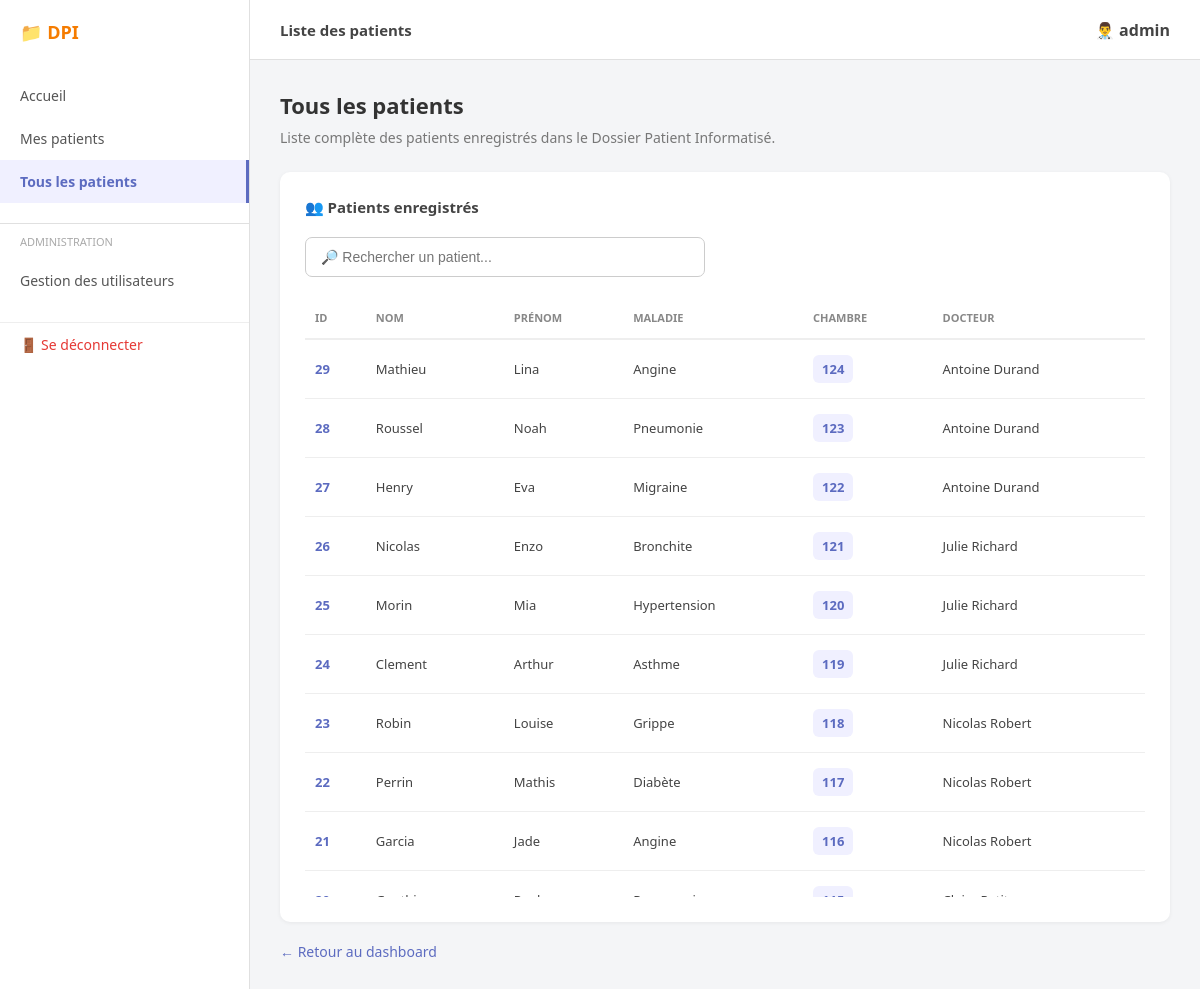
The page /site_web/DPI/patient_detail.php (signed in) on the database its author committed.
### tables this page shows
CREATE TABLE `patient` (
  `id` int(11) NOT NULL AUTO_INCREMENT,
  `nom` varchar(535) NOT NULL,
  `prenom` varchar(535) NOT NULL,
  `maladie` varchar(535) NOT NULL,
  `chambre` int(11) NOT NULL,
  `docteur_id` int(11) NOT NULL,
  PRIMARY KEY (`id`),
  KEY `fk_patient_docteur` (`docteur_id`),
  CONSTRAINT `fk_patient_docteur` FOREIGN KEY (`docteur_id`) REFERENCES `docteur` (`id`) ON DELETE CASCADE ON UPDATE CASCADE
);

CREATE TABLE `docteur` (
  `id` int(11) NOT NULL AUTO_INCREMENT,
  `nom` varchar(535) NOT NULL,
  `prenom` varchar(535) NOT NULL,
  PRIMARY KEY (`id`)
);

### site_web/DPI/patient_detail.php (the view, shortened to what this page needs)
<?php
$host = 'db';
$dbname = 'DPI';
$username = 'sven';
$password = 'sven';
try {
    $pdo = new PDO(
        "mysql:host=$host;dbname=$dbname;charset=utf8mb4",
        $username,
        $password
    );
    $pdo->setAttribute(
        PDO::ATTR_ERRMODE,
        PDO::ERRMODE_EXCEPTION
    );
} catch (PDOException $e) {
    die("Erreur de connexion : " . $e->getMessage());
}
$username_connecte = $_SESSION['username'];
$stmt_docteur = $pdo->prepare("
    SELECT id, nom, prenom
    FROM docteur
    WHERE nom = :nom
    LIMIT 1
");
$stmt_docteur->execute([
    ':nom' => $username_connecte
]);
$docteur = $stmt_docteur->fetch(PDO::FETCH_ASSOC);
$stmt_patients = $pdo->query("
    SELECT
        patient.id,
        patient.nom,
        patient.prenom,
        patient.maladie,
        patient.chambre,
        docteur.nom AS docteur_nom,
        docteur.prenom AS docteur_prenom
    FROM patient
    LEFT JOIN docteur
        ON patient.docteur_id = docteur.id
    ORDER BY patient.id DESC
");
$patients = $stmt_patients->fetchAll(PDO::FETCH_ASSOC);
?>
<!DOCTYPE html>
<html lang="fr">
<head>
</head>
<body>
<div class="sidebar">
    <div class="sidebar-logo">
        📁 DPI
    </div>
    <a
        href="dashboard.php"
        class="menu-item"
    >
        Accueil
    </a>
    <a
        href="patients.php"
        class="menu-item"
    >
        Mes patients
    </a>
    <a
        href="patient_detail.php"
        class="menu-item active"
    >
        Tous les patients
    </a>
    <div class="menu-section">
        <span style="padding-left: 20px;">
            ADMINISTRATION
        </span>
        <a
            href="utilisateurs.php"
            class="menu-item"
            style="margin-top: 10px;"
        >
            Gestion des utilisateurs
        </a>
        <a
            href="logout.php"
            class="menu-item logout"
        >
            🚪 Se déconnecter
        </a>
    </div>
</div>
<div class="main-content">
    <div class="topbar">
        <div class="page-title">
            Liste des patients
        </div>
        <div class="user-profile">
            👨‍⚕️
            <?php
            if ($docteur) {
                echo htmlspecialchars(
                    $docteur['prenom']
                    . ' '
                    . $docteur['nom']
                );
            } else {
                echo htmlspecialchars(
                    $username_connecte
                );
            }
            ?>
        </div>
    </div>
    <div class="content-wrapper">
        <h1>
            Tous les patients
        </h1>
        <div class="subtitle">
            Liste complète des patients enregistrés dans le Dossier Patient Informatisé.
        </div>
        <div class="card">
            <div class="card-title">
                👥 Patients enregistrés
            </div>
            <div class="search-container">
                <input
                    type="text"
                    id="searchPatient"
                    class="search-input"
                    placeholder="🔎 Rechercher un patient..."
                    onkeyup="rechercherPatient()"
                >
            </div>
            <div class="table-container">
                <table id="patientsTable">
                    <thead>
                        <tr>
                            <th>ID</th>
                            <th>Nom</th>
                            <th>Prénom</th>
                            <th>Maladie</th>
                            <th>Chambre</th>
                            <th>Docteur</th>
                        </tr>
                    </thead>
                    <tbody>
                    <?php if (empty($patients)): ?>
                        <tr>
                            <td
                                colspan="6"
                                class="empty"
                            >
                                Aucun patient enregistré.
                            </td>
                        </tr>
                    <?php else: ?>
                        <?php foreach ($patients as $p): ?>
                            <tr>
                                <td class="patient-id">
                                    <?php
                                    echo htmlspecialchars(
                                        $p['id']
                                    );
                                    ?>
                                </td>
                                <td>
                                    <?php
                                    echo htmlspecialchars(
                                        $p['nom']
                                    );
                                    ?>
                                </td>
                                <td>
                                    <?php
                                    echo htmlspecialchars(
                                        $p['prenom']
                                    );
                                    ?>
                                </td>
                                <td>
                                    <?php
                                    echo htmlspecialchars(
                                        $p['maladie']
                                    );
                                    ?>
                                </td>
                                <td>
                                    <span class="room">
                                        <?php
                                        echo htmlspecialchars(
                                            $p['chambre']
                                        );
                                        ?>
                                    </span>
                                </td>
                                <td class="doctor">
                                    <?php
                                    if (
                                        !empty($p['docteur_nom'])
                                    ) {
                                        echo htmlspecialchars(
                                            $p['docteur_prenom']
                                            . ' '
                                            . $p['docteur_nom']
                                        );
                                    } else {
                                        echo "Aucun docteur";
                                    }
                                    ?>
                                </td>
                            </tr>
                        <?php endforeach; ?>
                    <?php endif; ?>
                    </tbody>
                </table>
            </div>
        </div>
        <a
            href="dashboard.php"
            class="back-link"
        >
            ← Retour au dashboard
        </a>
    </div>
</div>
</body>
</html>

### site_web/DPI/patient_detail.php (style rules this page uses)
* { box-sizing: border-box; }
body { font-family: 'Segoe UI', Tahoma, Geneva, Verdana, sans-serif; background-color: #f4f5f7; margin: 0; padding: 0; display: flex; min-height: 100vh; }
.sidebar { width: 250px; background-color: #ffffff; border-right: 1px solid #e0e0e0; padding: 20px 0; flex-shrink: 0; }
.sidebar-logo { display: flex; align-items: center; padding: 0 20px; margin-bottom: 30px; font-weight: bold; color: #f57c00; font-size: 18px; }
.menu-item { padding: 12px 20px; color: #555; text-decoration: none; display: block; font-size: 14px; transition: 0.3s; }
.menu-item.active { background-color: #f0f0ff; color: #5c6bc0; border-right: 3px solid #5c6bc0; font-weight: bold; }
.menu-section { margin-top: 20px; border-top: 1px solid #e0e0e0; padding-top: 10px; font-size: 11px; text-transform: uppercase; color: #aaa; }
.menu-section .menu-item { text-transform: none; color: #555; font-size: 14px; }
.logout { margin-top: 20px; color: #e53935 !important; border-top: 1px solid #eee; }
.main-content { flex-grow: 1; display: flex; flex-direction: column; overflow-y: auto; }
.topbar { min-height: 60px; background-color: #ffffff; border-bottom: 1px solid #e0e0e0; display: flex; justify-content: space-between; align-items: center; padding: 0 30px; }
.page-title { font-size: 15px; font-weight: 600; color: #444; }
.user-profile { display: flex; align-items: center; gap: 10px; font-weight: 600; color: #444; }
.content-wrapper { padding: 30px; }
h1 { font-size: 22px; color: #333; margin: 0 0 8px 0; }
.subtitle { color: #777; font-size: 14px; margin-bottom: 25px; }
.card { background-color: #ffffff; border-radius: 10px; box-shadow: 0 1px 4px rgba(0, 0, 0, 0.06); padding: 25px; }
.card-title { font-size: 15px; color: #444; font-weight: 600; margin-bottom: 20px; }
.search-container { margin-bottom: 20px; }
.search-input { width: 100%; max-width: 400px; padding: 11px 15px; border: 1px solid #ccc; border-radius: 7px; outline: none; font-size: 14px; transition: 0.2s; }
.table-container { max-height: 600px; overflow-y: auto; overflow-x: auto; border-radius: 6px; }
table { width: 100%; border-collapse: collapse; text-align: left; font-size: 13px; min-width: 750px; }
thead th { position: sticky; top: 0; background-color: #ffffff; z-index: 2; border-bottom: 2px solid #eee; padding: 13px 10px; color: #888; text-transform: uppercase; font-weight: 600; font-size: 11px; }
tbody td { padding: 15px 10px; border-bottom: 1px solid #eee; color: #444; }
tbody tr { transition: 0.2s; }
.patient-id { font-weight: 600; color: #5c6bc0; }
.room { display: inline-block; background-color: #f0f0ff; color: #5c6bc0; padding: 5px 9px; border-radius: 6px; font-weight: 600; }
.doctor { font-weight: 500; }
.back-link { display: inline-block; margin-top: 20px; color: #5c6bc0; text-decoration: none; font-size: 14px; }

### rows shown on the page
patient: id "29", nom "Mathieu", prenom "Lina", maladie "Angine", chambre "124", docteur.nom "Antoine Durand"
patient: id "28", nom "Roussel", prenom "Noah", maladie "Pneumonie", chambre "123", docteur.nom "Antoine Durand"
patient: id "27", nom "Henry", prenom "Eva", maladie "Migraine", chambre "122", docteur.nom "Antoine Durand"
patient: id "26", nom "Nicolas", prenom "Enzo", maladie "Bronchite", chambre "121", docteur.nom "Julie Richard"
patient: id "25", nom "Morin", prenom "Mia", maladie "Hypertension", chambre "120", docteur.nom "Julie Richard"
patient: id "24", nom "Clement", prenom "Arthur", maladie "Asthme", chambre "119", docteur.nom "Julie Richard"
patient: id "23", nom "Robin", prenom "Louise", maladie "Grippe", chambre "118", docteur.nom "Nicolas Robert"
patient: id "22", nom "Perrin", prenom "Mathis", maladie "Diabète", chambre "117", docteur.nom "Nicolas Robert"
patient: id "21", nom "Garcia", prenom "Jade", maladie "Angine", chambre "116", docteur.nom "Nicolas Robert"

### other values the page prints
$username_connecte "admin"
